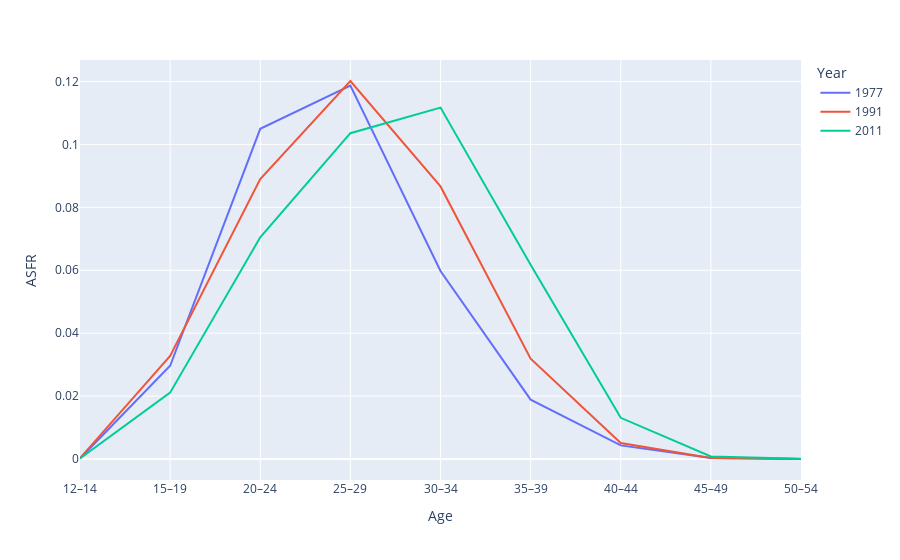

This figure's notebook cell:
### Markdown cell above
### Visualisation - plotly

### Code cell
# line chart showing the UK ASFR by year
# firstly, transform the data to long format
data_2_uk_long = data_2_uk.loc[:, ['age', 'asfr_1977', 'asfr_1991', 'asfr_2011']].melt(id_vars='age',
                                                                                       value_vars=['asfr_1977', 'asfr_1991', 'asfr_2011'],
                                                                                       var_name='year',
                                                                                       value_name='asfr')

# plot the data
fig = px.line(data_2_uk_long, x='age', y='asfr', color='year')
fig.update_yaxes(title='ASFR')
fig.update_xaxes(title='Age')
fig.update_legends(title='Year')
legend_text = {'asfr_1977':'1977', 'asfr_1991': '1991', 'asfr_2011': '2011'}
fig.for_each_trace(lambda t: t.update(name = legend_text[t.name],
                                      legendgroup = legend_text[t.name],
                                      hovertemplate = t.hovertemplate.replace(t.name, legend_text[t.name])
                                      )
                   )
fig.show()

### Figure 1 — Plotly figure (JSON) as saved in the notebook; plotly's stock layout.template omitted (floating-point values rounded to 4 significant figures)
{"data": [{"hovertemplate": "year=1977<br>age=%{x}<br>asfr=%{y}<extra></extra>", "legendgroup": "1977", "line": {"color": "#636efa", "dash": "solid"}, "marker": {"symbol": "circle"}, "mode": "lines", "name": "1977", "orientation": "v", "showlegend": true, "x": ["12–14", "15–19", "20–24", "25–29", "30–34", "35–39", "40–44", "45–49", "50–54"], "xaxis": "x", "y": [0.0001778, 0.02963, 0.105, 0.1187, 0.05978, 0.01886, 0.004337, 0.000319, 5.299e-06], "yaxis": "y", "type": "scatter"}, {"hovertemplate": "year=1991<br>age=%{x}<br>asfr=%{y}<extra></extra>", "legendgroup": "1991", "line": {"color": "#EF553B", "dash": "solid"}, "marker": {"symbol": "circle"}, "mode": "lines", "name": "1991", "orientation": "v", "showlegend": true, "x": ["12–14", "15–19", "20–24", "25–29", "30–34", "35–39", "40–44", "45–49", "50–54"], "xaxis": "x", "y": [0.0002677, 0.03277, 0.08899, 0.1202, 0.08664, 0.0319, 0.005074, 0.0002974, 3.302e-05], "yaxis": "y", "type": "scatter"}, {"hovertemplate": "year=2011<br>age=%{x}<br>asfr=%{y}<extra></extra>", "legendgroup": "2011", "line": {"color": "#00cc96", "dash": "solid"}, "marker": {"symbol": "circle"}, "mode": "lines", "name": "2011", "orientation": "v", "showlegend": true, "x": ["12–14", "15–19", "20–24", "25–29", "30–34", "35–39", "40–44", "45–49", "50–54"], "xaxis": "x", "y": [0.0001626, 0.02109, 0.07047, 0.1036, 0.1117, 0.06175, 0.01309, 0.0007944, 6.161e-05], "yaxis": "y", "type": "scatter"}], "layout": {"xaxis": {"anchor": "y", "domain": [0.0, 1.0], "title": {"text": "Age"}}, "yaxis": {"anchor": "x", "domain": [0.0, 1.0], "title": {"text": "ASFR"}}, "legend": {"title": {"text": "Year"}, "tracegroupgap": 0}, "margin": {"t": 60}}}
